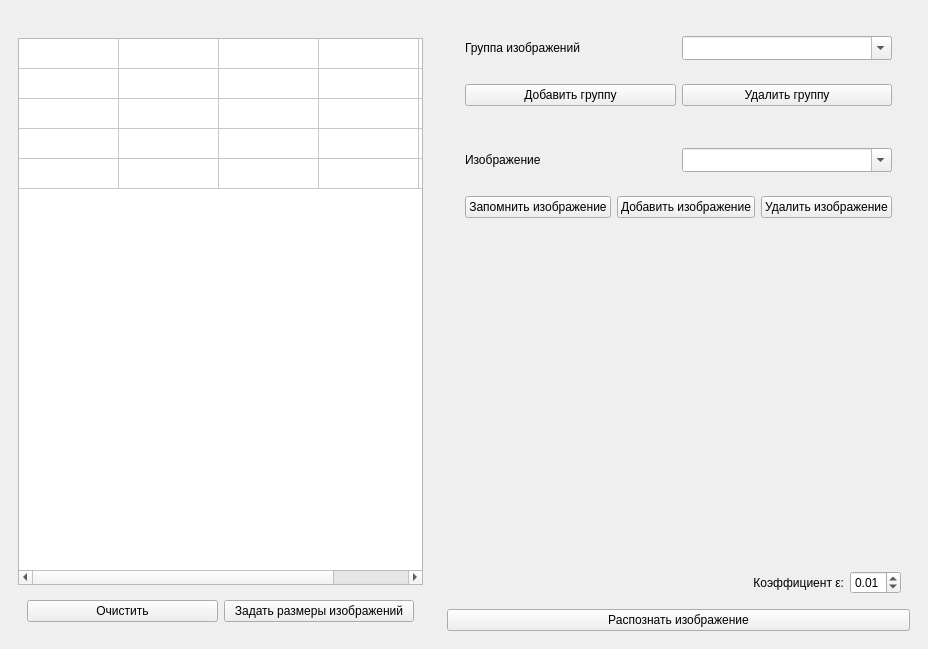
<?xml version="1.0" encoding="UTF-8"?>
<ui version="4.0">
 <class>MainWindow</class>
 <widget class="QMainWindow" name="MainWindow">
  <property name="geometry">
   <rect>
    <x>0</x>
    <y>0</y>
    <width>928</width>
    <height>649</height>
   </rect>
  </property>
  <property name="sizePolicy">
   <sizepolicy hsizetype="Maximum" vsizetype="Preferred">
    <horstretch>0</horstretch>
    <verstretch>0</verstretch>
   </sizepolicy>
  </property>
  <property name="windowTitle">
   <string>Бойчук Илья. Нейронные сети. Лаб 6.</string>
  </property>
  <widget class="QWidget" name="centralwidget">
   <layout class="QHBoxLayout" name="horizontalLayout_6">
    <item>
     <widget class="QWidget" name="widget_9" native="true">
      <layout class="QVBoxLayout" name="verticalLayout_4">
       <item>
        <widget class="QLabel" name="imageInfo">
         <property name="text">
          <string/>
         </property>
        </widget>
       </item>
       <item>
        <widget class="QTableWidget" name="table">
         <property name="verticalScrollBarPolicy">
          <enum>Qt::ScrollBarAsNeeded</enum>
         </property>
         <property name="horizontalScrollBarPolicy">
          <enum>Qt::ScrollBarAsNeeded</enum>
         </property>
         <property name="sizeAdjustPolicy">
          <enum>QAbstractScrollArea::AdjustIgnored</enum>
         </property>
         <property name="editTriggers">
          <set>QAbstractItemView::AnyKeyPressed|QAbstractItemView::EditKeyPressed|QAbstractItemView::SelectedClicked</set>
         </property>
         <property name="selectionMode">
          <enum>QAbstractItemView::SingleSelection</enum>
         </property>
         <property name="verticalScrollMode">
          <enum>QAbstractItemView::ScrollPerItem</enum>
         </property>
         <property name="rowCount">
          <number>5</number>
         </property>
         <property name="columnCount">
          <number>5</number>
         </property>
         <attribute name="horizontalHeaderVisible">
          <bool>false</bool>
         </attribute>
         <attribute name="horizontalHeaderCascadingSectionResizes">
          <bool>false</bool>
         </attribute>
         <attribute name="horizontalHeaderStretchLastSection">
          <bool>false</bool>
         </attribute>
         <attribute name="verticalHeaderVisible">
          <bool>false</bool>
         </attribute>
         <attribute name="verticalHeaderStretchLastSection">
          <bool>false</bool>
         </attribute>
         <row/>
         <row/>
         <row/>
         <row/>
         <row/>
         <column/>
         <column/>
         <column/>
         <column/>
         <column/>
        </widget>
       </item>
       <item>
        <widget class="QWidget" name="widget_10" native="true">
         <layout class="QHBoxLayout" name="horizontalLayout_7">
          <item>
           <widget class="QPushButton" name="clear">
            <property name="text">
             <string>Очистить</string>
            </property>
           </widget>
          </item>
          <item>
           <widget class="QPushButton" name="setImageSize">
            <property name="text">
             <string>Задать размеры изображений</string>
            </property>
           </widget>
          </item>
         </layout>
        </widget>
       </item>
      </layout>
     </widget>
    </item>
    <item>
     <widget class="QWidget" name="widget_7" native="true">
      <layout class="QVBoxLayout" name="verticalLayout_3">
       <item>
        <widget class="QWidget" name="widget_6" native="true">
         <layout class="QVBoxLayout" name="verticalLayout_2">
          <item>
           <widget class="QWidget" name="widget_2" native="true">
            <layout class="QHBoxLayout" name="horizontalLayout">
             <item>
              <widget class="QLabel" name="label">
               <property name="text">
                <string>Группа изображений</string>
               </property>
              </widget>
             </item>
             <item>
              <widget class="QComboBox" name="imageGroup">
               <property name="editable">
                <bool>true</bool>
               </property>
               <property name="insertPolicy">
                <enum>QComboBox::InsertAtCurrent</enum>
               </property>
               <property name="sizeAdjustPolicy">
                <enum>QComboBox::AdjustToMinimumContentsLengthWithIcon</enum>
               </property>
              </widget>
             </item>
            </layout>
           </widget>
          </item>
          <item>
           <widget class="QWidget" name="widget_4" native="true">
            <layout class="QHBoxLayout" name="horizontalLayout_4">
             <item>
              <widget class="QPushButton" name="addGroup">
               <property name="text">
                <string>Добавить группу</string>
               </property>
              </widget>
             </item>
             <item>
              <widget class="QPushButton" name="removeGroup">
               <property name="text">
                <string>Удалить группу</string>
               </property>
              </widget>
             </item>
            </layout>
           </widget>
          </item>
         </layout>
        </widget>
       </item>
       <item>
        <widget class="QWidget" name="widget_3" native="true">
         <layout class="QVBoxLayout" name="verticalLayout">
          <item>
           <widget class="QWidget" name="widget_5" native="true">
            <layout class="QHBoxLayout" name="horizontalLayout_3">
             <item>
              <widget class="QLabel" name="label_5">
               <property name="sizePolicy">
                <sizepolicy hsizetype="Preferred" vsizetype="Preferred">
                 <horstretch>0</horstretch>
                 <verstretch>0</verstretch>
                </sizepolicy>
               </property>
               <property name="text">
                <string>Изображение</string>
               </property>
              </widget>
             </item>
             <item>
              <widget class="QComboBox" name="image">
               <property name="editable">
                <bool>true</bool>
               </property>
               <property name="insertPolicy">
                <enum>QComboBox::InsertAtCurrent</enum>
               </property>
               <property name="sizeAdjustPolicy">
                <enum>QComboBox::AdjustToMinimumContentsLengthWithIcon</enum>
               </property>
              </widget>
             </item>
            </layout>
           </widget>
          </item>
          <item>
           <widget class="QWidget" name="widget" native="true">
            <layout class="QHBoxLayout" name="horizontalLayout_2">
             <item>
              <widget class="QPushButton" name="saveImage">
               <property name="text">
                <string>Запомнить изображение</string>
               </property>
              </widget>
             </item>
             <item>
              <widget class="QPushButton" name="addImage">
               <property name="text">
                <string>Добавить изображение</string>
               </property>
              </widget>
             </item>
             <item>
              <widget class="QPushButton" name="removeImage">
               <property name="text">
                <string>Удалить изображение</string>
               </property>
              </widget>
             </item>
            </layout>
           </widget>
          </item>
         </layout>
        </widget>
       </item>
       <item>
        <spacer name="verticalSpacer_2">
         <property name="orientation">
          <enum>Qt::Vertical</enum>
         </property>
         <property name="sizeHint" stdset="0">
          <size>
           <width>20</width>
           <height>40</height>
          </size>
         </property>
        </spacer>
       </item>
       <item>
        <widget class="QWidget" name="widget_18" native="true">
         <layout class="QHBoxLayout" name="horizontalLayout_12">
          <item>
           <spacer name="horizontalSpacer_3">
            <property name="orientation">
             <enum>Qt::Horizontal</enum>
            </property>
            <property name="sizeHint" stdset="0">
             <size>
              <width>40</width>
              <height>20</height>
             </size>
            </property>
           </spacer>
          </item>
          <item>
           <widget class="QLabel" name="label_7">
            <property name="sizePolicy">
             <sizepolicy hsizetype="Maximum" vsizetype="Preferred">
              <horstretch>0</horstretch>
              <verstretch>0</verstretch>
             </sizepolicy>
            </property>
            <property name="text">
             <string>Коэффициент ε:</string>
            </property>
            <property name="alignment">
             <set>Qt::AlignRight|Qt::AlignTrailing|Qt::AlignVCenter</set>
            </property>
           </widget>
          </item>
          <item>
           <widget class="QDoubleSpinBox" name="smallTeta">
            <property name="sizePolicy">
             <sizepolicy hsizetype="Minimum" vsizetype="Fixed">
              <horstretch>0</horstretch>
              <verstretch>0</verstretch>
             </sizepolicy>
            </property>
            <property name="minimum">
             <double>0.000000000000000</double>
            </property>
            <property name="maximum">
             <double>1.000000000000000</double>
            </property>
            <property name="singleStep">
             <double>0.010000000000000</double>
            </property>
            <property name="value">
             <double>0.010000000000000</double>
            </property>
           </widget>
          </item>
         </layout>
        </widget>
       </item>
       <item>
        <widget class="QPushButton" name="recognizeImage">
         <property name="text">
          <string>Распознать изображение</string>
         </property>
        </widget>
       </item>
      </layout>
     </widget>
    </item>
   </layout>
  </widget>
 </widget>
 <resources/>
 <connections/>
</ui>
